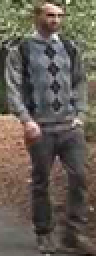
#> input picture dataset/pos/cam_a/000_45.bmp, 48 x 128 px (shown 2 times larger); its folder holds only this picture in this run
$ python introduction.py
#> lines starting #> are read from the running program, lines starting #| are printed output that depends on the picture
#fonte: https://www.youtube.com/watch?v=ou7SOV2xJ6k

import numpy as np
import cv2
import matplotlib.pyplot as plt
import glob

#from pdb import set_trace as pause

cell_size = (8, 8)
block_size = (4, 4)
nbins = 9
first = True
positives = []
#for file in glob.glob("/home/para1ba/development/TCC/dataset/**/*.bmp", recursive=True):
# TO
for file in glob.glob("./dataset/pos/cam_a/*.*", recursive=True):
    print("Analisando Imagem : " + file)
    image = cv2.imread(file)
#> image is the input picture: shape (128, 48, 3); mean B, G, R 83.6, 92.5, 99.8
    for i in range(2):
        gray = cv2.cvtColor(image, cv2.COLOR_BGR2GRAY)
        hog = cv2.HOGDescriptor(_winSize=(gray.shape[1] // cell_size[1] * cell_size[1],
                                        gray.shape[0] // cell_size[0] * cell_size[0]),
                                _blockSize=(block_size[1] * cell_size[1],
                                        block_size[0] * cell_size[0]),
                                _blockStride=(cell_size[1], cell_size[0]),
                                _cellSize=(cell_size[1], cell_size[0]),
                                _nbins=nbins)

        n_cells = (gray.shape[0] // cell_size[0], gray.shape[1] // cell_size[1])
        hog_feats = hog.compute(gray).reshape(n_cells[1] - block_size[1] + 1,
                                            n_cells[0] - block_size[0] + 1,
                                            block_size[0], block_size[1], nbins).transpose((1, 0, 2, 3, 4))
        gradients = np.zeros((n_cells[0], n_cells[1], nbins))
        cell_count = np.full((n_cells[0], n_cells[1], 1), 0, dtype=int)
        for off_y in range(block_size[0]):
            for off_x in range(block_size[1]):
                gradients[off_y:n_cells[0] - block_size[0] + off_y + 1,
                off_x:n_cells[1] - block_size[1] + off_x + 1] += \
                hog_feats[:, :, off_y, off_x, :]
                cell_count[off_y:n_cells[0] - block_size[0] + off_y + 1,
                off_x:n_cells[1] - block_size[1] + off_x + 1] += 1
        gradients /= cell_count
        positives.append(gradients)
        if(first):
            all_gradients = gradients
            first = False
        all_gradients += gradients
        image = cv2.flip(image, 1)
#> this loop made 2 passes
#> pass 1, `gray = cv2.cvtColor(image, cv2.COLOR_BGR2GRAY)`:
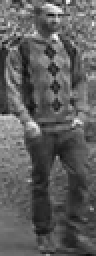
#> gray: shape (128, 48) (shown 2 times larger); min 13, max 252, mean 93.7
#> pass 1, `image = cv2.flip(image, 1)`:
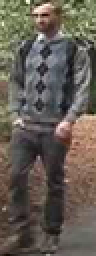
#> image: shape (128, 48, 3) (shown 2 times larger); mean B, G, R 83.6, 92.5, 99.8
#> pass 2, `gray = cv2.cvtColor(image, cv2.COLOR_BGR2GRAY)`:
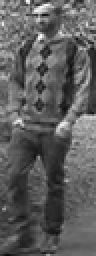
#> gray: shape (128, 48) (shown 2 times larger); min 13, max 252, mean 93.7
#> after the loop, first = False; positives = 2 items
all_gradients /= len(list(glob.glob("./dataset/pos/cam_a/*.*", recursive=True)))
fig = plt.figure(num="Descrição HOG", figsize=(9, 13))
columns = 3
rows = 3
ax = []
for i in range(9):
    img = all_gradients[:, :, i]
    ax.append(fig.add_subplot(rows, columns, i+1))
    if(i==0):
        ax[-1].set_title("Ângulo:" + str(i * 20) + "/" + "360" + " e " + str(i * 20 + 180) + " graus")
    else:
        ax[-1].set_title("Ângulo:"+str(i*20) + " e "+ str(i*20+180) +" graus")
    plt.imshow(img, alpha=0.75)
#> after the loop, ax = 9 items
plt.subplots_adjust(wspace = 0.2, hspace = 0.4)
plt.suptitle("Descrição HOG")
#cv2.imshow("antes", image)
plt.savefig('demo.png', bbox_inches='tight')
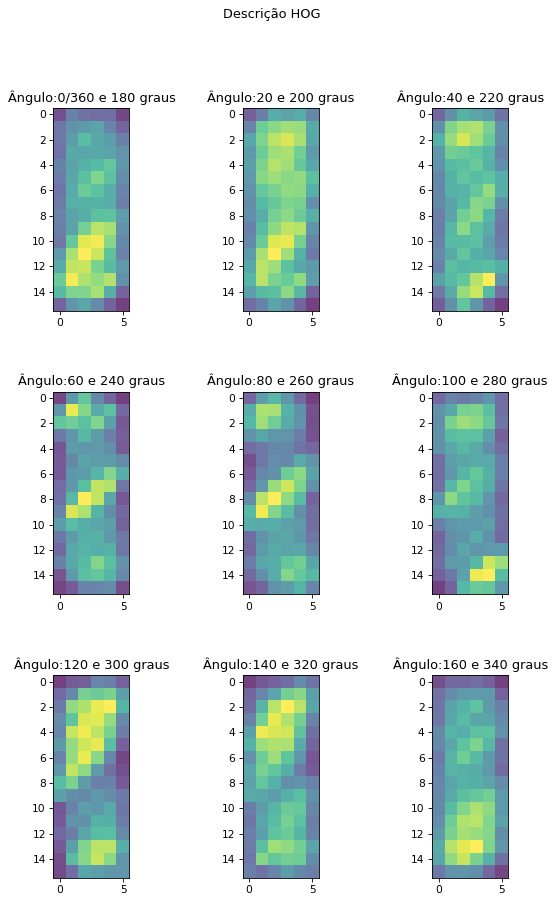
#> figure drawn by matplotlib, 9 panels
#plt.show()  # finally, render the plot
#cv2.waitKey(0)
#cv2.destroyAllWindows()

$ run again, on dataset/pos/cam_a/075_0.bmp
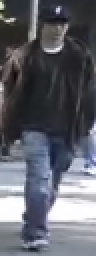
#> input picture dataset/pos/cam_a/075_0.bmp, 48 x 128 px (shown 2 times larger)
#> image is the input picture: shape (128, 48, 3); mean B, G, R 105.7, 97.1, 95
#> the loop `for i in range(2):` made 2 passes
#> pass 1, `image = cv2.flip(image, 1)`:
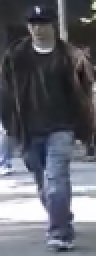
#> image: shape (128, 48, 3) (shown 2 times larger); mean B, G, R 105.7, 97.1, 95
#> pass 2, `gray = cv2.cvtColor(image, cv2.COLOR_BGR2GRAY)`:
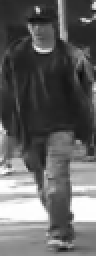
#> gray: shape (128, 48) (shown 2 times larger); min 10, max 255, mean 97.4
#> after the loop `for i in range(2):`: first = False; positives = 2 items
#> after the loop `for i in range(9):`: ax = 9 items

$ run again, on dataset/pos/cam_a/077_0.bmp
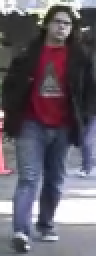
#> input picture dataset/pos/cam_a/077_0.bmp, 48 x 128 px (shown 2 times larger)
#> image is the input picture: shape (128, 48, 3); mean B, G, R 104.9, 94.5, 100.9
#> the loop `for i in range(2):` made 2 passes
#> pass 1, `image = cv2.flip(image, 1)`:
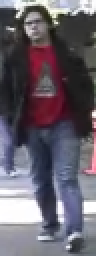
#> image: shape (128, 48, 3) (shown 2 times larger); mean B, G, R 104.9, 94.5, 100.9
#> pass 2, `gray = cv2.cvtColor(image, cv2.COLOR_BGR2GRAY)`:
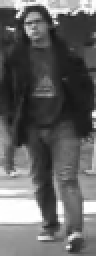
#> gray: shape (128, 48) (shown 2 times larger); min 19, max 255, mean 97.5
#> after the loop `for i in range(2):`: first = False; positives = 2 items
#> after the loop `for i in range(9):`: ax = 9 items

$ run again, on dataset/pos/cam_a/086_0.bmp
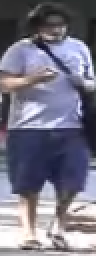
#> input picture dataset/pos/cam_a/086_0.bmp, 48 x 128 px (shown 2 times larger)
#> image is the input picture: shape (128, 48, 3); mean B, G, R 131.9, 116, 117.9
#> the loop `for i in range(2):` made 2 passes
#> pass 1, `image = cv2.flip(image, 1)`:
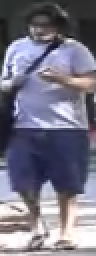
#> image: shape (128, 48, 3) (shown 2 times larger); mean B, G, R 131.9, 116, 117.9
#> pass 2, `gray = cv2.cvtColor(image, cv2.COLOR_BGR2GRAY)`:
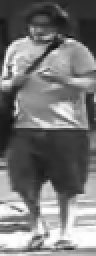
#> gray: shape (128, 48) (shown 2 times larger); min 18, max 255, mean 118.4
#> after the loop `for i in range(2):`: first = False; positives = 2 items
#> after the loop `for i in range(9):`: ax = 9 items

$ run again, on dataset/pos/cam_a/014_0.bmp
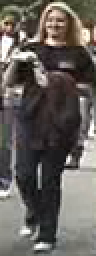
#> input picture dataset/pos/cam_a/014_0.bmp, 48 x 128 px (shown 2 times larger)
#> image is the input picture: shape (128, 48, 3); mean B, G, R 90.6, 95.3, 100.2
#> the loop `for i in range(2):` made 2 passes
#> pass 2, `gray = cv2.cvtColor(image, cv2.COLOR_BGR2GRAY)`:
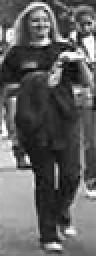
#> gray: shape (128, 48) (shown 2 times larger); min 9, max 255, mean 96.3
#> after the loop `for i in range(2):`: first = False; positives = 2 items
#> after the loop `for i in range(9):`: ax = 9 items
